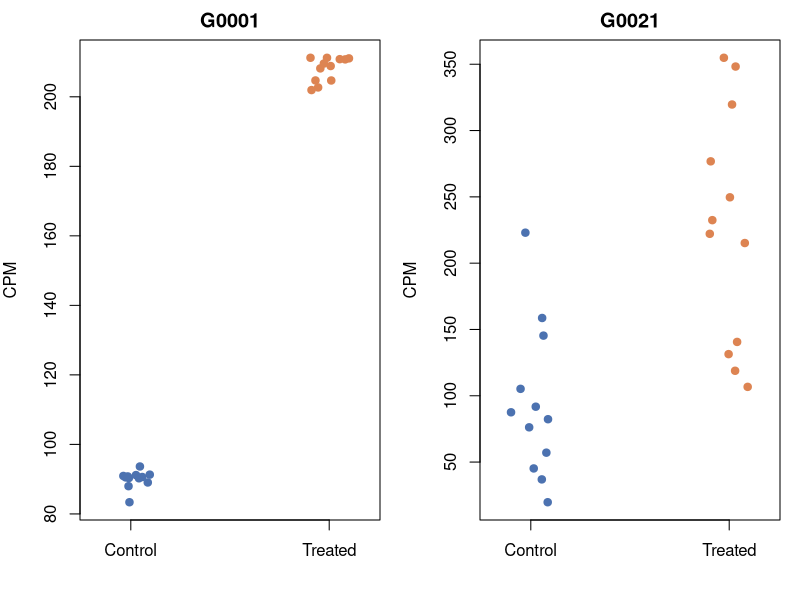
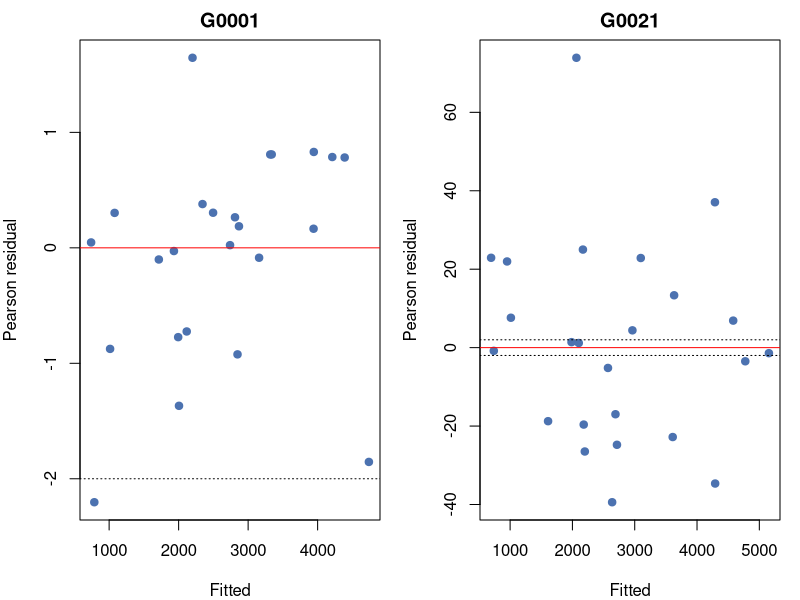
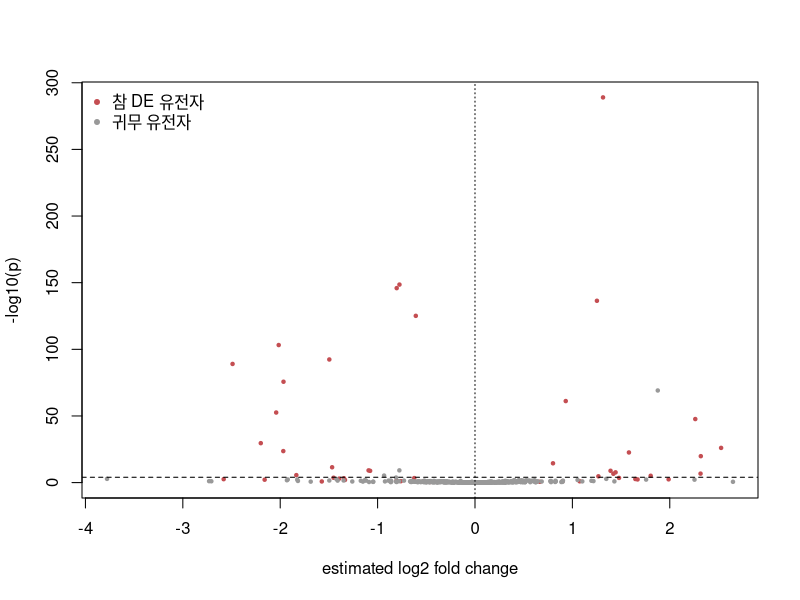
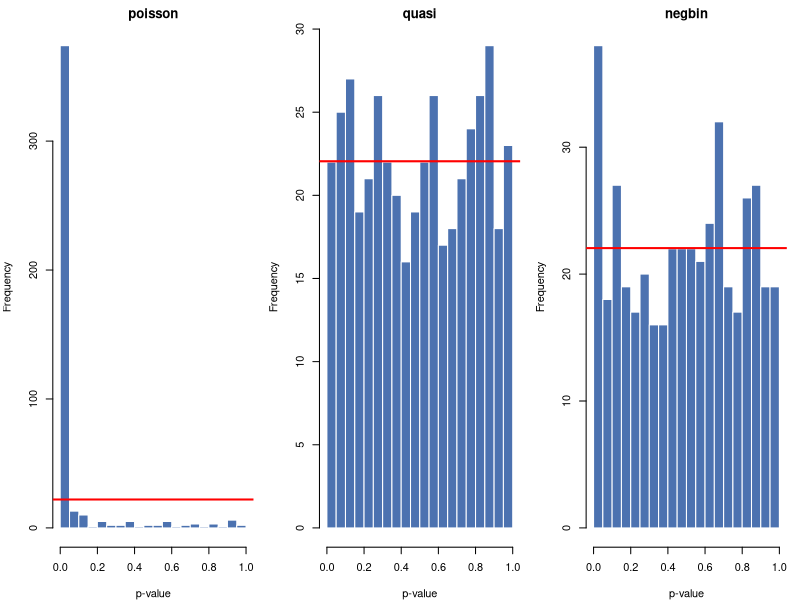
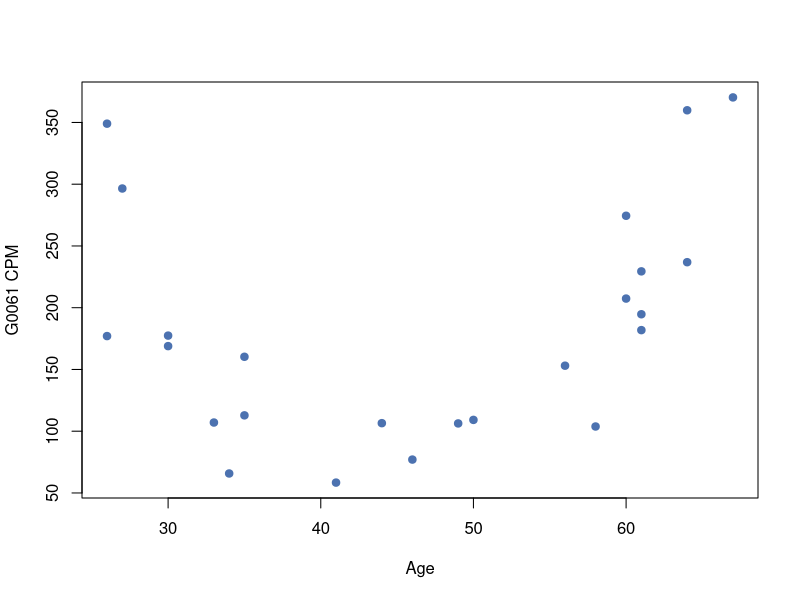
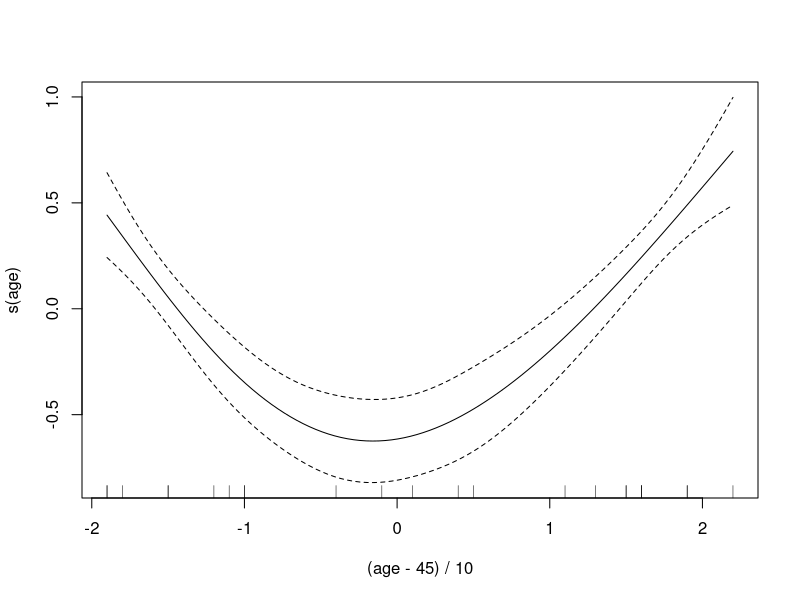

The R source for these figures, in order:
## ---- chunk 1
#| label: setup
#| include: false
cnt <- read.csv("data/rnaseq_counts.csv", row.names = 1)
smp <- read.csv("data/rnaseq_samples.csv")
tru <- read.csv("data/rnaseq_truth.csv", row.names = 1)
smp$group <- factor(smp$group, levels = c("Control", "Treated"))
smp$batch <- factor(smp$batch)
off <- log(smp$lib_size)
gene <- function(g) {
  d <- data.frame(count = as.numeric(cnt[g, ]), smp)
  d$off <- log(d$lib_size)
  d
}
## ---- chunk 2
#| label: load
cnt <- read.csv("data/rnaseq_counts.csv", row.names = 1)
smp <- read.csv("data/rnaseq_samples.csv")
tru <- read.csv("data/rnaseq_truth.csv", row.names = 1)
smp$group <- factor(smp$group, levels = c("Control", "Treated"))
smp$batch <- factor(smp$batch)

## 유전자 하나를 분석용 데이터프레임으로 꺼내는 도우미
gene <- function(g) {
  d <- data.frame(count = as.numeric(cnt[g, ]), smp)
  d$off <- log(d$lib_size)
  d
}
d1 <- gene("G0001")
m1 <- glm(count ~ group + batch, family = poisson, data = d1,
          offset = off)
round(summary(m1)$coef, 4)
## ---- chunk 3
#| label: rr-ci
round(exp(cbind(RR = coef(m1), confint.default(m1)))[-1, ], 4)
c(log2FC = coef(m1)[2] / log(2), true = tru["G0001", "true_lfc"])
## ---- chunk 4
#| label: deviance-tests
## 전체 회귀
c(D = m1$null.deviance - m1$deviance,
  df = m1$df.null - m1$df.residual,
  p = pchisq(m1$null.deviance - m1$deviance,
             m1$df.null - m1$df.residual, lower.tail = FALSE))

## 배치 항만 빼 본 부분 검정
anova(glm(count ~ group, family = poisson, data = d1, offset = off),
      m1, test = "LRT")
## ---- chunk 5
#| label: two-genes
tru[c("G0001", "G0021"), c("true_lfc", "dispersion", "is_de")]
## ---- chunk 6
#| label: two-genes-plot
#| fig-cap: "CPM으로 본 두 유전자 — 군내 산포가 확연히 다름"
#| fig-width: 8
#| fig-height: 4
op <- par(mfrow = c(1, 2), mar = c(4, 4, 2, 1))
for (g in c("G0001", "G0021")) {
  d <- gene(g)
  cpm <- d$count / d$lib_size * 1e6
  stripchart(cpm ~ d$group, vertical = TRUE, pch = 19,
             col = c("#4c72b0", "#dd8452"), method = "jitter",
             ylab = "CPM", main = g)
}
par(op)
## ---- chunk 7
#| label: fit-both
d1 <- gene("G0001"); d21 <- gene("G0021")
p1  <- glm(count ~ group, family = poisson, data = d1,  offset = off)
p21 <- glm(count ~ group, family = poisson, data = d21, offset = off)
summ <- function(m) {
  X2 <- sum(residuals(m, type = "pearson")^2)
  c(beta = coef(m)[2], se = summary(m)$coef[2, 2],
    p = summary(m)$coef[2, 4], deviance = m$deviance,
    df = m$df.residual, phi = X2 / m$df.residual)
}
round(rbind(G0001 = summ(p1), G0021 = summ(p21)), 4)
## ---- chunk 8
#| label: resid-plot
#| fig-cap: "Pearson 잔차 — 오른쪽은 척도가 100배 다름"
#| fig-width: 8
#| fig-height: 4
fits <- list(G0001 = p1, G0021 = p21)
op <- par(mfrow = c(1, 2), mar = c(4, 4, 2, 1))
for (nm in names(fits)) {
  m <- fits[[nm]]
  plot(fitted(m), residuals(m, type = "pearson"), pch = 19,
       col = "#4c72b0", xlab = "Fitted", ylab = "Pearson residual",
       main = nm)
  abline(h = c(-2, 0, 2), lty = c(3, 1, 3), col = c(1, "red", 1))
}
par(op)
## ---- chunk 9
#| label: resid-range
round(rbind(G0001 = range(residuals(p1,  type = "pearson")),
            G0021 = range(residuals(p21, type = "pearson"))), 2)
## ---- chunk 10
#| label: quasi-nb
library(MASS)
q21 <- glm(count ~ group, family = quasipoisson, data = d21,
           offset = off)
n21 <- glm.nb(count ~ group + offset(off), data = d21)

round(rbind(
  Poisson       = summary(p21)$coef[2, ],
  quasiPoisson  = summary(q21)$coef[2, ],
  NegBinomial   = summary(n21)$coef[2, ]), 4)
c(true_beta = tru["G0021", "true_lfc"] * log(2))
## ---- chunk 11
#| label: nb-theta
c(theta = n21$theta, dispersion_hat = 1 / n21$theta,
  dispersion_true = tru["G0021", "dispersion"])
## ---- chunk 12
#| label: nb-on-poisson-gene
## 포아송이 맞는 유전자에 음이항을 쓰면?
n1 <- glm.nb(count ~ group + offset(off), data = d1)
round(rbind(Poisson = summary(p1)$coef[2, ],
            NegBinomial = summary(n1)$coef[2, ]), 4)
c(theta = n1$theta)
## ---- chunk 13
#| label: full-scan
off <- log(smp$lib_size)
grp <- smp$group
G   <- nrow(cnt)
pv  <- matrix(NA_real_, nrow = G, ncol = 3,
              dimnames = list(rownames(cnt),
                              c("poisson", "quasi", "negbin")))
lfc <- numeric(G)
for (i in 1:G) {
  y <- as.numeric(cnt[i, ])
  pv[i, 1] <- summary(glm(y ~ grp, family = poisson,
                          offset = off))$coef[2, 4]
  pv[i, 2] <- summary(glm(y ~ grp, family = quasipoisson,
                          offset = off))$coef[2, 4]
  nb <- tryCatch(suppressWarnings(glm.nb(y ~ grp + offset(off))),
                 error = function(e) NULL)
  if (!is.null(nb)) {
    pv[i, 3] <- summary(nb)$coef[2, 4]
    lfc[i]   <- coef(nb)[2] / log(2)
  }
}
de <- tru$is_de == 1
report <- function(p, thr) {
  s <- !is.na(p) & p < thr
  c(significant = sum(s), true_positive = sum(s & de),
    false_positive = sum(s & !de))
}
thr <- 0.05 / G
rbind(Poisson = report(pv[, 1], thr),
      quasiPoisson = report(pv[, 2], thr),
      NegBinomial  = report(pv[, 3], thr))
c(true_DE_genes = sum(de), null_genes = sum(!de), bonferroni = thr)
## ---- chunk 14
#| label: fdr
fdr <- function(p) {
  a <- p.adjust(p, "BH")
  s <- !is.na(a) & a < 0.05
  c(significant = sum(s), true_positive = sum(s & de),
    false_positive = sum(s & !de))
}
rbind(Poisson = fdr(pv[, 1]), quasiPoisson = fdr(pv[, 2]),
      NegBinomial = fdr(pv[, 3]))
## ---- chunk 15
#| label: volcano
#| fig-cap: "Volcano plot — 음이항 기준"
col <- ifelse(de, "#c44e52", "#999999")
plot(lfc, -log10(pv[, 3]), pch = 20, col = col, cex = 0.7,
     xlab = "estimated log2 fold change", ylab = "-log10(p)")
abline(h = -log10(thr), lty = 2)
abline(v = 0, lty = 3)
legend("topleft", bty = "n", pch = 20, col = c("#c44e52", "#999999"),
       legend = c("참 DE 유전자", "귀무 유전자"))
## ---- chunk 16
#| label: lfc-accuracy
ok <- !is.na(lfc)
c(correlation = cor(lfc[ok], tru$true_lfc[ok]),
  RMSE = sqrt(mean((lfc[ok] - tru$true_lfc[ok])^2)))
## ---- chunk 17
#| label: pvalue-hist
#| fig-cap: "귀무 유전자의 p-value 분포 — 균등분포여야 정상"
#| fig-width: 9
#| fig-height: 3.5
op <- par(mfrow = c(1, 3), mar = c(4, 4, 2, 1))
for (j in 1:3) {
  hist(pv[!de, j], breaks = seq(0, 1, 0.05), col = "#4c72b0",
       border = "white", xlab = "p-value", main = colnames(pv)[j])
  abline(h = sum(!de) / 20, col = "red", lwd = 2)
}
par(op)
## ---- chunk 18
#| label: nonlinear-eda
#| fig-cap: "나이와 발현량 — 직선으로는 안 맞음"
d61 <- gene("G0061")
d61$agz <- (d61$age - 45) / 10
d61$cpm <- d61$count / d61$lib_size * 1e6
plot(d61$age, d61$cpm, pch = 19, col = "#4c72b0",
     xlab = "Age", ylab = "G0061 CPM")
## ---- chunk 19
#| label: nonlinear-fit
lin  <- glm(count ~ agz, family = quasipoisson, data = d61,
            offset = off)
quad <- glm(count ~ agz + I(agz^2), family = quasipoisson,
            data = d61, offset = off)
round(summary(quad)$coef, 4)
anova(lin, quad, test = "F")
## ---- chunk 20
#| label: gam
#| fig-cap: "GAM 평활항 — 변환 형태를 지정하지 않고 자료가 정하게 함"
library(mgcv)
g61 <- gam(count ~ s(agz, k = 6) + offset(off),
           family = quasipoisson, data = d61)
summary(g61)$s.table
plot(g61, shade = TRUE, xlab = "(age - 45) / 10",
     ylab = "s(age)")
